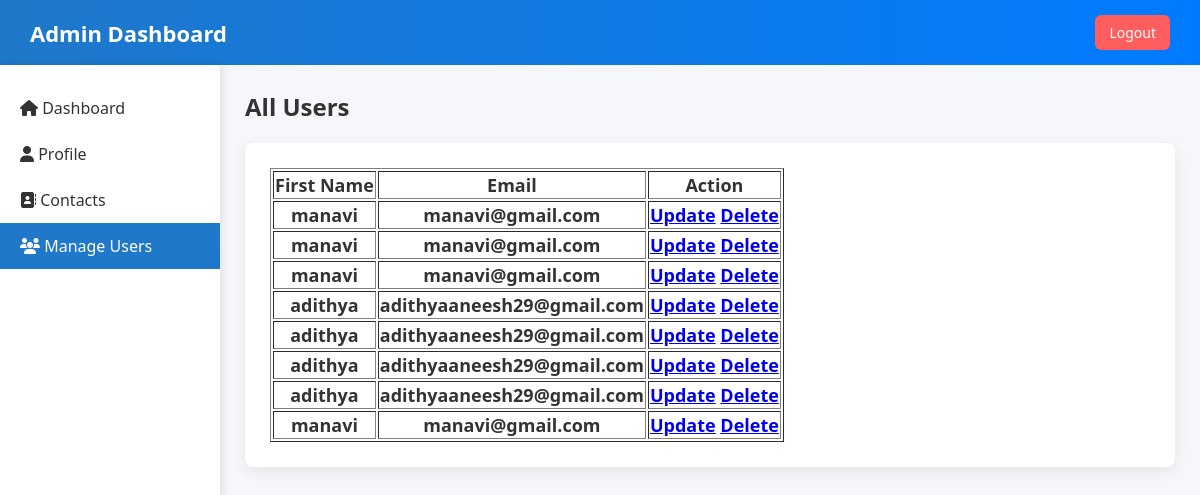
Before: /adminusers/ (signed in) with the older database file.
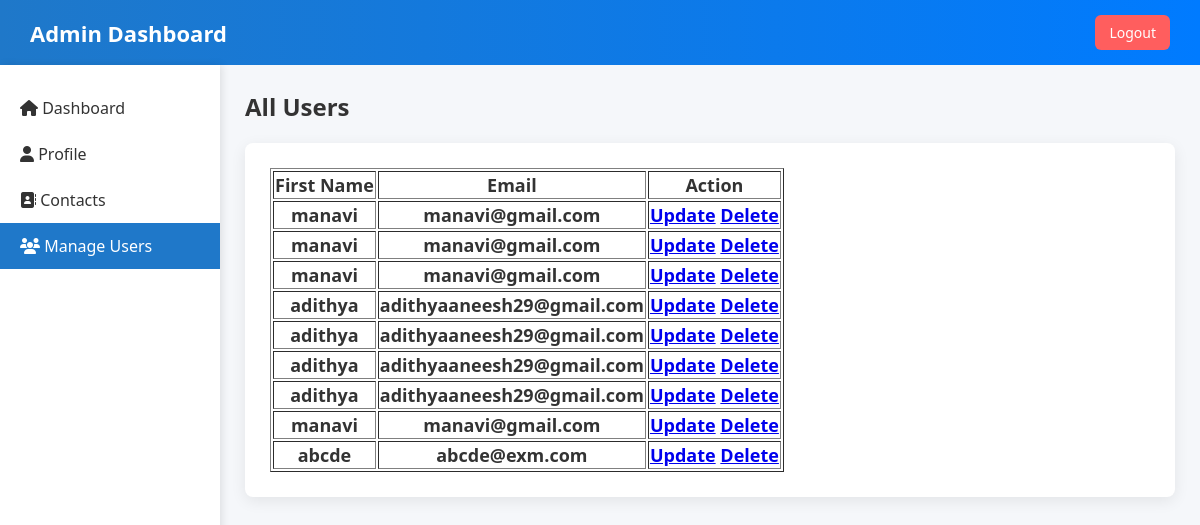
After: the same page with the newer database file.
### contact_app/models.py (models this page shows, shortened)
class Contact(models.Model):
    user = models.ForeignKey(User, on_delete=models.CASCADE, null=True, blank=True)
    firstname = models.CharField(max_length=20,default='DefaultName')
    email = models.EmailField(max_length=50, blank=True, null=True)
    phonenumber = models.CharField(max_length=20,  blank=True, null=True)
    ROLE_CHOICES = [
        ("user", 'User'),
    ]
    role = models.CharField(max_length=10, choices=ROLE_CHOICES, default='user')

### contact_app/views.py (the view)
# urls.py: path('adminusers/', views.admin_users, name='adminusers'),
@login_required
def admin_users(request):
    contacts = Contact.objects.filter(user__is_superuser=False)
    return render(request,'admin_users.html',{'contacts':contacts})

### contact_app/templates/admin_users.html (shortened to what this page needs)
<!DOCTYPE html>
<html lang="en">
<head>
<link rel="stylesheet" href="https://cdnjs.cloudflare.com/ajax/libs/font-awesome/6.4.2/css/all.min.css">
</head>
<body>
<div class="navbar">
    <h1>Admin Dashboard</h1>
    <a href="{% url 'logout' %}" class="logout" onclick="return confirmLogout()">Logout</a>
</div>
<div class="layout">
    <div class="sidebar">
         <a href="{% url 'admindashboard' %}"><i class="fa-solid fa-home"></i> Dashboard</a>
        <a href="{% url 'adminprofile' %}"><i class="fa-solid fa-user"></i> Profile</a>
        <a href="{% url 'admincontacts' %}" ><i class="fa-solid fa-address-book"></i> Contacts</a>
        <a href="{% url 'adminusers' %}" class="active"><i class="fa-solid fa-users"></i> Manage Users</a>
    </div>
    <div class="content">
        <h2>All Users</h2>
        <div class="content-cards">
            <div class="card users">
                <table border="1px">
                    <thead>
                        <tr>
                            <th>First Name</th>
                            <th>Email</th>
                            <th>Action</th>
                        </tr>
                    </thead>
                    <tbody>
                        {% for contact in contacts %}
                        <tr>
                            <td>{{ contact.user.username }}</td>
                            <td>{{ contact.user.email }}</td>
                            <td>
                                <span><a href="{% url 'edit' contact.id %}">Update</a></span>
                                <span><a href="{% url 'delete' contact.id %}">Delete</a></span>
                            </td>
                        </tr>
                        {% endfor %}
                    </tbody>
                </table>
            </div>
    </div>
</div>
</body>
</html>

Changed rows visible on the page:
added Contact: user.username "abcde", user.email "abcde@exm.com"
